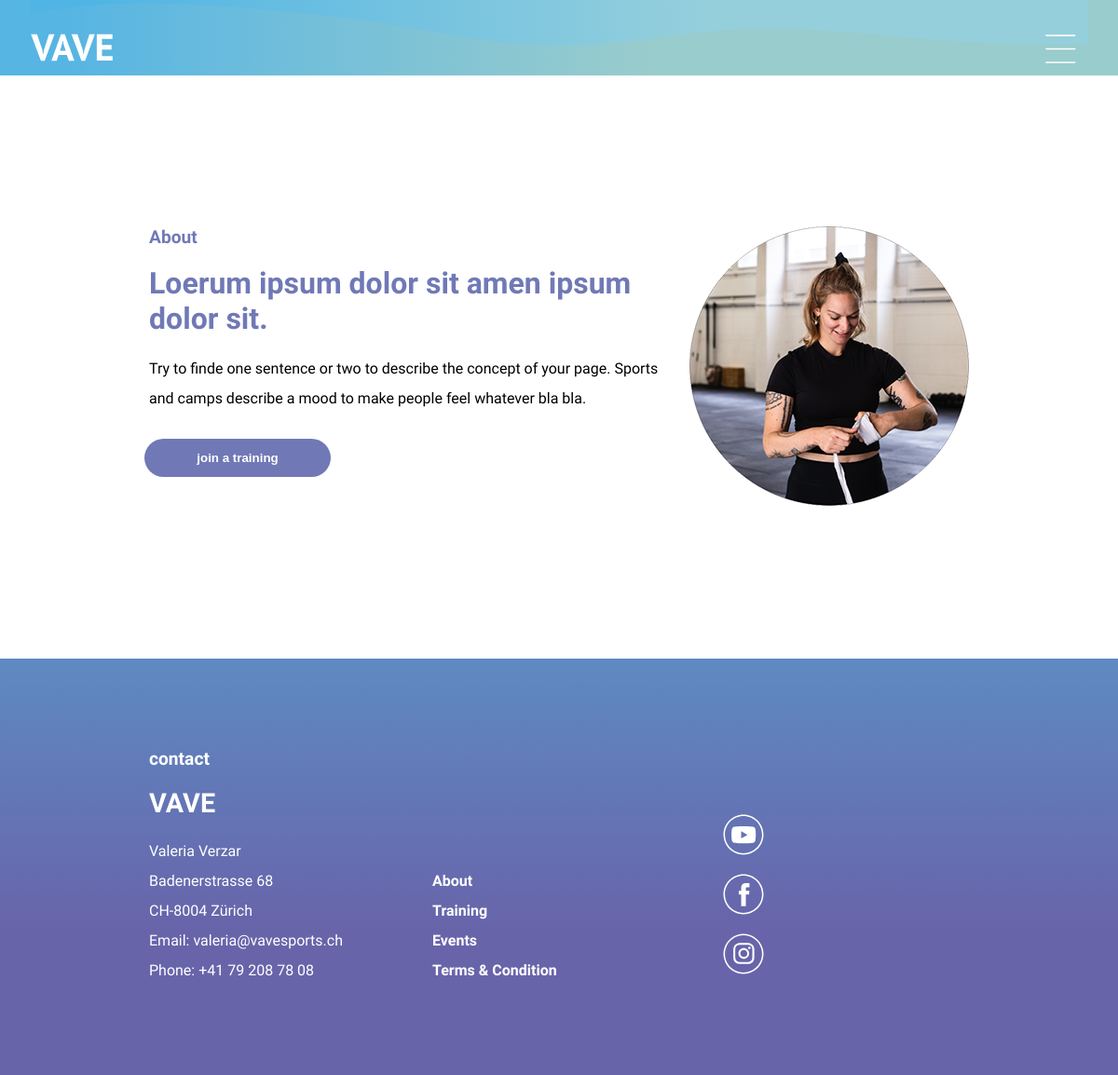
Page /about.php on the committed database.
### tables this page shows
CREATE TABLE `about` (
  `id` int(11) UNSIGNED NOT NULL,
  `chapter` varchar(20) DEFAULT NULL,
  `titel` varchar(60) DEFAULT NULL,
  `text` varchar(200) DEFAULT NULL
);

CREATE TABLE `contact` (
  `id` int(11) UNSIGNED NOT NULL,
  `name` varchar(60) DEFAULT NULL,
  `street` varchar(60) DEFAULT NULL,
  `city` varchar(60) DEFAULT NULL,
  `email` varchar(40) DEFAULT NULL,
  `phone` varchar(20) DEFAULT NULL
);

### about.php (called while the page is built)
<?php
  include ("./inc/header.inc.php");
  include ("./inc/nav.inc.php");
  require_once("./config/config.inc.php");
  $sql = "SELECT chapter, titel, text FROM about ORDER BY id ASC LIMIT 1";
  foreach ($pdo->query($sql) as $row) {
    $MainChapterTitle = $row["chapter"];
    $MainHeadline = $row["titel"];
    $MainPragraph = $row["text"];
  }
  $MainLink = 'training.php';
  $MainButton = 'join a training';
  $MainPicture = '../img/valeria/valeria.png';
  include ("./inc/main.inc.php");
  include ("./inc/footer.inc.php");
?>

### inc/main.inc.php (the view)
<main>
  <div>
    <h4><?php echo $MainChapterTitle?></h4>
    <br>
    <h1><?php echo $MainHeadline?></h1>
    <br>
    <p><?php echo $MainPragraph?></p>
    <button><a href="<?php echo $MainLink?>"><?php echo $MainButton?></a></button>
  </div>
  <div>
    <img class="hugeIcon" src="<?php echo $MainPicture ?>" alt="shell">
  </div>
</main>

### inc/header.inc.php (shortened to what this page needs)
<!DOCTYPE html>
<html lang="en">
<head>
  <link rel="stylesheet" href="./style/style.css">
</head>
<body>

### inc/nav.inc.php (shortened to what this page needs)
<nav>
  <a href="./index.php"><img class="brand" src="./img/brand.svg" alt="VAVE logo"></a>
  <svg id="menuIcon" class="small"><use xlink:href="#icon_menu"></use></svg>
</nav>
<img class="waveBg" src="./img/wave/wave.svg" alt="wave">

### inc/footer.inc.php
<?php
  require_once("./config/config.inc.php");
  $sql = "SELECT name, street, city, email, phone FROM contact";
  foreach ($pdo->query($sql) as $row) {
    $contactName = $row["name"];
    $contactStreet = $row["street"];
    $contactCity = $row["city"];
    $contactEmail = $row["email"];
    $contactPhone = $row["phone"];
  }
?>
<footer>
  <div class="box">
    <h4 class="paint-white">contact</h4>
    <br>
    <h2 class="paint-white">VAVE</h2>
    <br>
		<p class="paint-white"><?php echo $contactName ?></p>
		<p class="paint-white"><?php echo $contactStreet ?></p>
		<p class="paint-white"><?php echo $contactCity ?></p>
		<p class="paint-white">Email: <?php echo $contactEmail ?></p>
    <p class="paint-white">Phone: <?php echo $contactPhone ?></p>
  </div>
  <div class="box">
    <p>
        <a href="about.php">About</a></br>
        <a href="training.php">Training</a></br>
        <a href="events.php">Events</a></br>
        <a href="/terms.php">Terms & Condition</a>
    </p>
  </div>
    <div class="box">
      <a href="https://www.youtube.com/channel/UC5MMAPA-e-DRb7n2s_dVyng">
        <svg class="small">
          <use xlink:href="#icon-social_youtube"></use>
        </svg>
      </a>
      <a href="https://www.facebook.com/bjjsurfcamp18">
        <svg class="small">
          <use xlink:href="#icon-social_facebook"></use>
        </svg>
      </a>
      <a href="https://www.instagram.com/surfbjjcamps/?hl=de">
        <svg class="small">
          <use xlink:href="#icon-social_insta"></use>
        </svg>
      </a>
    </div>
</footer>
</body>
</html>

### style/cd/typo.style.css (style rules this page uses)
body { font-family: 'PT Sans Caption', sans-serif; }
a { text-decoration: none; color: #FFF; font-weight: 600; }
h1 { font-size: 2rem; color: #7079B6; max-width: 600px; }
h2 { font-size: 1.8rem; color: #7079B6; max-width: 600px; }
h4 { color: #7079B6; font-size: 1.2rem; max-width: 600px; }
p { line-height: 200%; max-width: 600px; }
.paint-white { color: #FFF; }

### style/elements/button.style.css (style rules this page uses)
button { border-radius: 50px; width: 200px; padding: 1em 2em; background: #7079B6; border: none; margin: 2em 0; color: #FFF; margin-right: 2em; cursor: pointer; margin-left: -5px; }

### style/parts/grid.style.css (style rules this page uses)
main { display: -ms-grid; display: grid; -ms-grid-columns: 2fr 1fr; grid-template-columns: 2fr 1fr; grid-gap: 2em; }
footer { display: -ms-grid; display: grid; -ms-grid-columns: 1fr 1fr 1fr; grid-template-columns: 1fr 1fr 1fr; grid-gap: 2em; }

### style/parts/nav.style.css (style rules this page uses)
nav { height: 60px; padding: 3em 10em; display: -webkit-box; display: -ms-flexbox; display: flex; -webkit-box-pack: justify; -ms-flex-pack: justify; justify-content: space-between; -webkit-box-align: center; -ms-flex-align: center; align-items: center; position: relative; top: 0; z-index: 101; }
.brand { height: 30px; display: -webkit-box; display: -ms-flexbox; display: flex; }
#menuIcon { cursor: pointer; }
.waveBg { position: absolute; top: 0; z-index: 100; -webkit-animation-duration: 1s; animation-duration: 1s; margin-top: -145%; }
@media screen and (max-width: 1200px) { nav { padding: 2em 2em; } }
@media screen and (max-width: 1200px) { .waveBg { padding: 2em 2em; background: #57b5e3; background: -webkit-gradient(linear, left top, right top, color-stop(6%, #57b5e3), color-stop(58%, #99cccc)); background: linear-gradient(90deg, #57b5e3 6%, #99cccc 58%); } }

### style/parts/main.style.css (style rules this page uses)
main { padding: 10em 10em; }

### style/parts/footer.style.css (style rules this page uses)
footer { padding: 6em 10em; background: #6864aa; background: -webkit-gradient(linear, left bottom, left top, color-stop(35%, #6864aa), to(#5e8ac2)); background: linear-gradient(0deg, #6864aa 35%, #5e8ac2 100%); }
.box { display: -webkit-box; display: -ms-flexbox; display: flex; -webkit-box-orient: vertical; -webkit-box-direction: normal; -ms-flex-direction: column; flex-direction: column; -webkit-box-pack: end; -ms-flex-pack: end; justify-content: flex-end; }
@media screen and (max-width: 1400px) { footer { margin-top: 0; padding: 6em 10em; background: #6864aa; background: -webkit-gradient(linear, left bottom, left top, color-stop(35%, #6864aa), to(#5e8ac2)); background: linear-gradient(0deg, #6864aa 35%, #5e8ac2 100%); height: 50%; } }

### rows in the picture
about: chapter "About", titel "Loerum ipsum dolor sit amen ipsum dolor sit.", text "Try to finde one sentence or two to describe the concept of your page. Sports and camps describe a mood to make people feel whatever bla bla."
contact: name "Valeria Verzar", street "Badenerstrasse 68", city "CH-8004 Zürich", email "valeria@vavesports.ch", phone "+41 79 208 78 08"

### other values in the picture
$MainButton "join a training"
